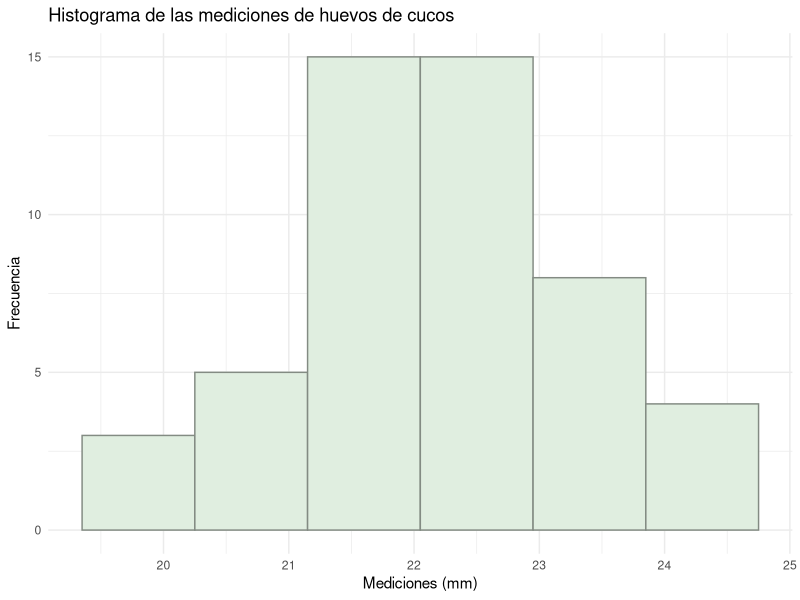
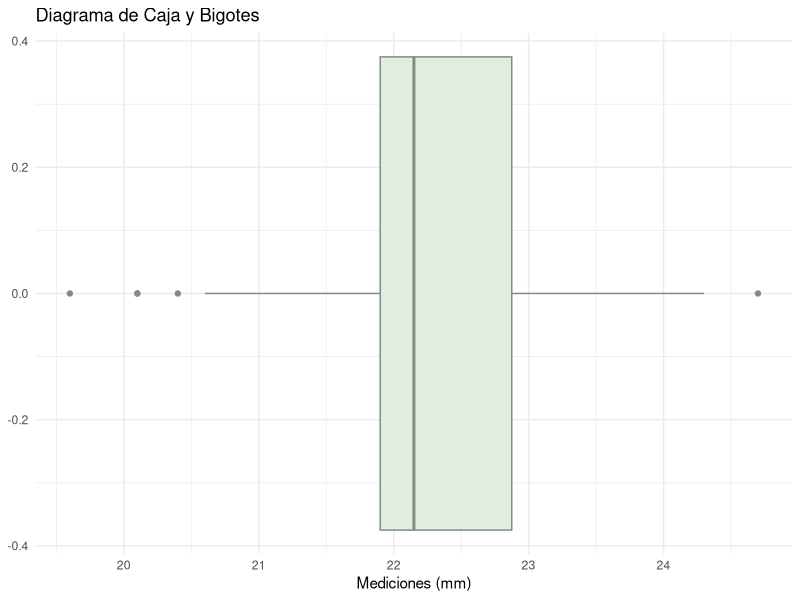
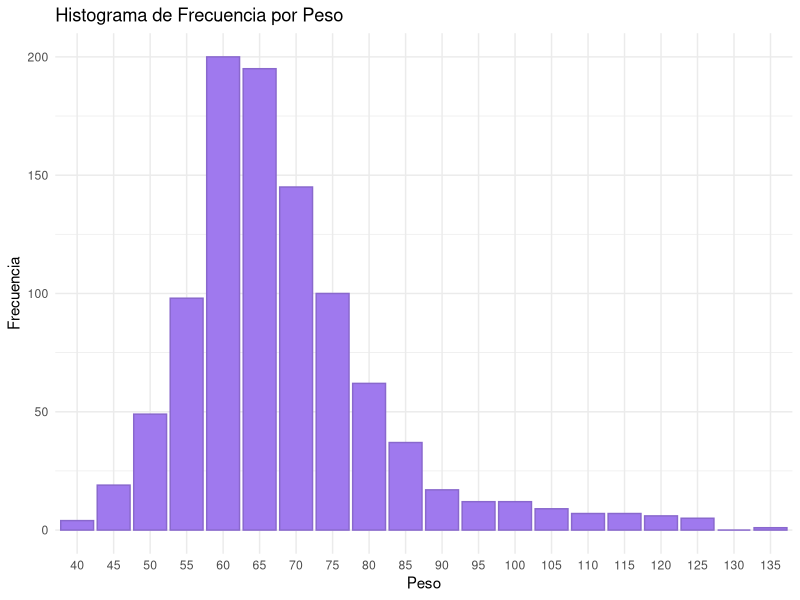

Source code (R) for these figures, in order:
## ---- chunk 1
datos <- scan("cucos.txt")

media <- mean(datos)

desviacion_estandar <- sd(datos)

mediana <- median(datos)

cuartiles <- quantile(datos)

curtosis <- e1071::kurtosis(datos)

asimetria <- e1071::skewness(datos)

rango <- range(datos)

rango_intercuartil <- IQR(datos)

# Mostrar los resultados con mensajes descriptivos
cat("La media es:", media, "\n")
cat("La desviación estándar es:", desviacion_estandar, "\n")
cat("La mediana es:", mediana, "\n")
cat("Los cuartiles son:\n")
print(cuartiles)
cat("La curtosis es:", curtosis, "\n")
cat("El coeficiente de asimetría es:", asimetria, "\n")
cat("El rango es:", rango[1], "a", rango[2], "\n")
cat("El rango intercuartil es:", rango_intercuartil, "\n")
## ---- chunk 2
# Cargar la librería ggplot2
library(ggplot2)

# Convertir los datos a un data frame
datos_df <- data.frame(mediciones = datos)

# Histograma
ggplot(datos_df, aes(x = mediciones)) +
  geom_histogram(binwidth = 0.9, fill = "#E0EEE0", color = "#838B83") +
  labs(title = "Histograma de las mediciones de huevos de cucos", 
       x = "Mediciones (mm)", y = "Frecuencia") +
  theme_minimal()

# Diagrama de caja y bigotes
ggplot(datos_df, aes(x = mediciones)) +
  geom_boxplot(fill = "#E0EEE0", color = "#838B83") +
  labs(title = "Diagrama de Caja y Bigotes", 
       x = "Mediciones (mm)") +
  theme_minimal()

## ---- chunk 3
# Definir los datos
peso <- c(40, 45, 50, 55, 60, 65, 70, 75, 80, 85, 90, 95, 100, 105, 110, 115, 120, 125, 130, 135)
frecuencia <- c(4, 19, 49, 98, 200, 195, 145, 100, 62, 37, 17, 12, 12, 9, 7, 7, 6, 5, 0, 1)

# Crear un data.frame
tabla <- data.frame(Peso = peso, Frecuencia = frecuencia)

# Ver la tabla
print(tabla)

## ---- chunk 4

# Definir los datos
peso <- c(40, 45, 50, 55, 60, 65, 70, 75, 80, 85, 90, 95, 100, 105, 110, 115, 120, 125, 130, 135)
frecuencia <- c(4, 19, 49, 98, 200, 195, 145, 100, 62, 37, 17, 12, 12, 9, 7, 7, 6, 5, 0, 1)

# Crear un data frame
tabla <- data.frame(Peso = peso, Frecuencia = frecuencia)

# Dibujar el histograma  
ggplot(tabla, aes(x = factor(Peso), y = Frecuencia)) +
  geom_bar(stat = "identity", fill = "#9F79EE", color = "#8968CD") +
  labs(title = "Histograma de Frecuencia por Peso", x = "Peso", y = "Frecuencia") +
  theme_minimal()

